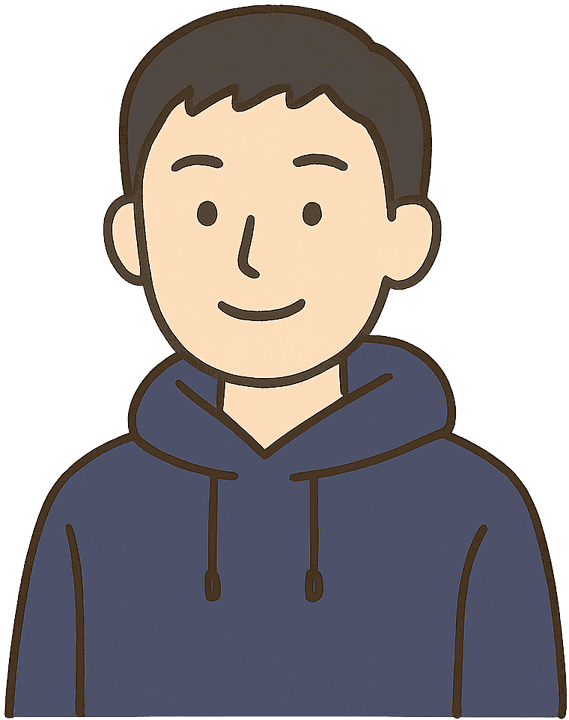
#> input picture sseol/assets/characters/민수/기본.png, 569 x 720 px
$ python -i make_short.py   (imports and definitions only)
#> lines starting #> are read from the running program, lines starting #| are printed output that depends on the picture
#!/usr/bin/env python3
"""썰 쇼츠 자동 제작 엔진

사용법:
    python3 sseol/make_short.py sseol/jobs/<작업이름>.json
    python3 sseol/make_short.py sseol/jobs/<작업이름>.json --test   # API 없이 시험 렌더

레퍼런스(커뮤니티 썰 쇼츠) 형식 — 자세한 수치는 sseol/REFERENCE.md
  검은 배경 · 맨 위 아주 두꺼운 2줄 제목(노랑/흰) · 가운데 사진(실제 사진 > 밈 > 실사풍 AI)
  · 그림 아래쪽 검은 상자 자막(노랑) · 0초부터 메인 원본 사진 (가운데 대형 키워드·게시판 인트로 없음)
  · 모든 컷 켄 번스(1.05~1.15배 서서히 확대) · 한 그림 2초 넘게 안 멈춤 (1.5초마다 교체)
  · 빠른 나레이션(쉼 0.15초 넘으면 0.1초로) · 웃음 포인트 효과음 · 배경음악 없음 · 구독 부탁 없이 끝

인트로 (영상 0초부터)
  첫 장면 images 에는 가장 자극적인 원본 사진을 넣는다 (0초 첫 프레임 = 원본 사진). 첫 장면 text 는 질문형·감정형 후킹 문장 1개.
  job "hook" 대형 키워드는 위 제목과 겹쳐서 2026-10-14 부터 화면에 안 나온다 (config "hook_overlay": true 면 다시 나옴)

그림 재탕 방지 (2026-10-14, 어기면 목소리 만들기 전에 멈춤)
  · 밈은 같은 파일을 영상당 1번만
  · 원본 사진 한 장은 구도마다 1번: "crop": "text"(사진 속 손글씨·쪽지·문서를 gpt-4o-mini 가 찾아 화면 비율로 확대)
    · "full"(흐린 배경 + 전체) · "fill"(꽉 채움). 안 적으면 안 쓴 구도를 이 순서로 자동으로 고른다
  · AI 그림(gpt-image-2)은 영상당 2장까지 (config "ai_max"). 그림 없는 장면은 gpt-4o-mini 가 대사를 보고
    실사 B-roll 설명을 써서 AI 1장으로 채운다 (이것도 2장에 들어감)
  · 그림이 모자라면 "images": ["prev"] — 앞 장면 그림을 이어 보여준다 (켄 번스로 구도만 바뀜)

장면 그림(images)은 여러 개 넣으면 장면 시간을 나눠 차례로 보여준다. 항목 형식 (위가 우선순위 높음):
  {"photo": "사진 주소 또는 sseol/photos/파일"}  1순위: 커뮤니티 원본 사진·뉴스 실물 사진
                                               (community.py read 가 본문 사진 주소를 보여준다)
      "ref": "원글 주소" (사진 서버가 원글 주소를 요구할 때, 없으면 job "source"), "fill": true 꽉 채워 자르기
  {"meme": "huh고양이"}                         2순위: sseol/assets/memes/ 에 사용자가 넣어 둔 밈 그림
                                               (파일이 없으면 햄찌 리액션으로 대신, "face" 로 표정)
  {"ai": "English prompt"}                     3순위: 실사풍 AI 사진 (동화풍·웹툰풍 아님)
  {"ira": "이라스토야 글 주소 또는 그림 주소"}   예전 방식 (일러스트라 기본으로는 안 씀, 영상 1편 20장까지)
  "board"                                      예전 게시판 클릭 화면 — 없앴음. 쓰면 다음 사진으로 대신한다
  {"char": "민수", "face": "화남"}              등장인물 표정 (sseol/assets/characters/index.json)
  {"news"|"sns"|"chat"|"map": {...}}           가짜 기사·SNS·문자·지도 화면 (sseol/templates.py)
  그림 항목이나 장면에 "fx": "zoom" 또는 ["shake", "lines"] — 밈 효과 (FX 참고)

움직이는 그림 (레퍼런스: 배경 위에 인물이 아래에서 쑥 올라오고 물건이 뿅 나타남)
  job "bgs": {"거실": {"ai": "Cozy Korean living room ..."}}  배경 (사람 없는 AI 그림, 이라스토야도 됨)
  그림 항목 {"bg": "거실", "char": "엄마", "face": "놀람"}   배경 위에 인물 (흰 바탕은 자동으로 지운다)
    "in": up(아래서 올라옴) down left right pop(뿅) fade none — 없으면 배경 있을 땐 up, 흰 바탕·keep 은 pop,
          앞 장면과 같은 인물·같은 자리면 다시 안 올라오고 표정만 바뀜
    "keep": true   앞 장면 그림 위에 쌓기 (냉장고 → 세탁기 → 청소기 하나씩)
    "pos": left·center·right 또는 0~1, "size": 높이 비율(배경 있을 때 기본 0.82), "y": bottom·middle·top 또는 0~1
    "bob": false   숨 쉬듯 흔들림 끄기, "still": true  움직임 없이 예전처럼 한 장
  {"bg": "거실"} 만 쓰면 빈 배경. 이라스토야·인물 그림은 배경이 없어도 흰 바탕에서 뿅 나타나고 살짝 움직인다.
  AI 그림은 gpt-image-2 — 따옴표 안 글자를 한글로 정확히 쓴다 (예: "a book whose cover says '한국사'")

대화형 썰 (여러 목소리)
  장면에 "speaker": "엄마" 를 쓰면 그 대사는 그 사람 목소리로 따로 만든다 (없으면 나레이션).
  job 의 "cast": {"엄마": {"voice": "여자", "color": "yellow", "char": "엄마"}}
    voice = config.json 의 voices 이름 (또는 일레븐랩스 목소리 ID), color = 자막 색, char = 표정 라이브러리 인물
  장면 "mood": 화남·억울·놀람·당황·웃음·슬픔·고민 → 자막 색, 목소리 감정(v3 태그), 인물 표정이 같이 바뀐다.
  자막 색 우선순위: 장면 color > mood > cast color > 나레이션 색(대화형은 흰색)
  job "sub_style": "plain" 이면 상자 없이 그림 아래 검은 바탕에 색 글자 (레퍼런스 대화형), 기본 "box".

API 키는 환경변수(ELEVENLABS_API_KEY, OPENAI_API_KEY)가 있으면 쓰고,
AI 그림·사진 글자 찾기·B-roll 설명은 제미나이로 한다 (gemini.py, GEMINI_API_KEY. 2026-10-23부터 OpenAI 안 씀).
없으면 클로드 코드 클라우드 환경의 "API credentials"가 자동으로 붙여준다고 보고 키 없이 요청한다.
"""
import base64
import hashlib
import io
import json
import math
import os
import re
import shutil
import subprocess
import sys
import urllib.request
import wave

import numpy as np
from PIL import Image, ImageDraw, ImageFilter, ImageFont

sys.path.insert(0, os.path.dirname(os.path.abspath(__file__)))
import gemini  # noqa: E402
import irasutoya  # noqa: E402
import templates  # noqa: E402
import upscale  # noqa: E402

ROOT = os.path.dirname(os.path.abspath(__file__))
W, H, FPS = 1080, 1920, 30
SR = 44100

# ── 레이아웃 (레퍼런스 측정값, 1080x1920 기준) ──────────────────
BG = (0, 0, 0)
TITLE_CENTERS = (268, 400)                  # 제목 두 줄 세로 중심
TITLE_MAX_W = 1040
IMG_TOP, IMG_H = 480, 960                   # 그림 영역 (가로 꽉 참)
SUB_CENTER_Y = 1362                         # 자막 상자 중심 (그림 아래쪽 안)
SUB_MAX_CHARS = 12                          # 자막 한 줄 최대 글자 수 (공백 제외)
SUB_PLAIN_Y = 1560                          # 상자 없는 자막 중심 (그림 아래 검은 바탕)
WHITE, YELLOW, RED = (255, 255, 255), (255, 236, 0), (255, 50, 40)
COLORS = {"white": WHITE, "yellow": YELLOW, "red": RED, "sky": (80, 200, 255), "blue": (90, 140, 255),
          "orange": (255, 150, 30), "green": (80, 230, 120), "pink": (255, 120, 190), "purple": (190, 130, 255),
          "gray": (190, 190, 190)}
# 감정: 자막 색 · 일레븐랩스 v3 감정 태그 · 표정 라이브러리 얼굴
MOODS = {
    "화남": ("red", "[angry]", "화남"),
    "억울": ("yellow", "[frustrated]", "억울"),
    "놀람": ("sky", "[surprised]", "놀람"),
    "당황": ("orange", "[nervous]", "당황"),
    "웃음": ("green", "[laughing]", "웃음"),
    "슬픔": ("blue", "[sad]", "억울"),
    "고민": ("purple", "[thoughtful]", "고민"),
}
NARRATOR = "나레이션"
# 밈 효과 (그림 항목 또는 장면의 "fx")
FX = {
    "zoom": "얼굴 쪽으로 빠르게 확대 (충격·깨달음)",
    "punch": "크게 튀어나왔다가 제자리 (등장·강조)",
    "shake": "화면 흔들림 (분노·충격)",
    "flash": "하얗게 번쩍 (반전 순간)",
    "lines": "만화 집중선 (놀람·강조)",
    "red": "빨간 화면 (분노)",
    "dark": "어두운 가장자리 (절망·공포)",
    "bw": "흑백 (회상·허무)",
}
CHAR_DIR = os.path.join(ROOT, "assets", "characters")
IRA_LIMIT = 20                              # 이라스토야 영상 1편 최대 장수

DEFAULT_CONFIG = {
    "voice_id": "",                     # 나레이션 목소리 (voices 에 "나레이션" 이 없을 때)
    "voices": {},                       # 대화형 썰 역할별 목소리 {"여자": {"voice_id": ..., "voice_settings": {...}}}
    "mood_tags": True,                  # mood 에 맞춰 v3 감정 태그를 붙인다
    "dialogue_gap": 0.1,                # 화자가 바뀔 때 사이 쉼 (배속 전, 쇼츠 템포로 짧게)
    "tts_model": "eleven_v3",           # 가장 자연스러운 최신 모델 (사용자 선택)
    "voice_settings": {"stability": 0.5, "similarity_boost": 0.8},
    "tempo": 1.25,                      # 배속 (목소리 높이는 그대로, 말만 빠르게)
    "max_pause": 0.15,                  # 배속 뒤 이보다 긴 쉼은 줄인다 (0.2초 넘는 빈틈이 없게)
    "pause_to": 0.1,
    "image_model": "gpt-image-2",       # 한글 글자를 정확히 쓴다 (gpt-image-1 은 책에 영어를 써 넣었음)
    "image_quality": "low",
    # 실사풍 (사용자 요청: 동화풍·웹툰풍 그림 금지). 실제 사진이 없을 때만 쓴다
    "image_style": (
        "Photorealistic candid photo, as if taken on a smartphone in Korea, natural lighting, realistic textures, "
        "news-photo or community-post feel, dramatic but believable moment, sharp focus on the main subject. "
        "Not an illustration, not a cartoon, not anime, not a painting, not 3D render. "
        "No real, identifiable people or celebrities (faces may be partly turned away or out of focus); "
        "no logos, no watermark."
    ),
    "bg_style": (                       # 배경 사진 (사람 없음)
        "Photorealistic wide photo of a real place in Korea, natural lighting, empty scene with no people, "
        "nothing in the center foreground, not an illustration, no logos, no watermark."
    ),
    "hook_sfx": "shock",                # 0초 후킹 키워드가 꽂힐 때 효과음 (첫 장면에 sfx 가 없을 때, "" 이면 없음)
    # 2026-10-14 사용자 요청: 위 제목과 겹치는 가운데 대형 키워드는 없앤다 → 0초부터 원본 사진이 그대로 보인다
    "hook_overlay": False,
    # 그림 재탕 방지 (2026-10-14): 밈은 영상당 1번, 원본 사진은 구도(글자 확대·전체·꽉 채움)마다 1번, AI 는 영상당 ai_max 장
    "ai_max": 2,
    "vision_model": "gpt-4o-mini",      # 사진 속 손글씨·쪽지·문서 글자 위치 찾기 → 그 부분을 화면 비율로 확대
    "broll_model": "gpt-4o-mini",       # 그림이 없는 장면의 대사 → 실사 B-roll 그림 설명(영어) 쓰기
    "kb_zoom": [1.05, 1.15],            # 켄 번스: 컷마다 이 범위 안에서 서서히 확대 (밈·짤)
    "real_zoom": [1.0, 1.08],           # 원본 사진·AI 실사: 보이는 동안 끊지 않고 1.0 → 1.08배로 아주 서서히 (2026-10-14)
    "max_hold": 2.0,                    # 한 그림이 이보다 오래 멈춰 있지 않게
    "cut_step": 1.5,                    # 긴 문장은 이 간격으로 그림(또는 구도)을 바꾼다
    # 글자 규칙: 따옴표로 준 글자만 한글로 정확히, 나머지는 글자 없음 (영어·일본어 글자 금지)
    "text_rule": (
        "Text rule: if the prompt quotes words, write exactly those words in Korean Hangul and nothing else. "
        "Otherwise draw no text at all. Never draw English, Japanese or any other letters, numbers or signs."
    ),
    "sfx_db": -10,                      # 효과음 크기 (목소리 평균 크기보다 이만큼 작게)
    "bgm": False,                       # 배경음악 (사용자 요청으로 기본 끔)
    "bgm_gap_db": 9,                    # 배경음악을 켤 때 목소리보다 이만큼 작게
    "loudness": -14,
}

FONT_SOURCES = {
    "black": [("Pretendard-Black.otf",
               "https://cdn.jsdelivr.net/npm/pretendard@1.3.9/dist/public/static/Pretendard-Black.otf")],
    "bold": [("Pretendard-ExtraBold.otf",
              "https://cdn.jsdelivr.net/npm/pretendard@1.3.9/dist/public/static/Pretendard-ExtraBold.otf")],
    "regular": [("Pretendard-Medium.otf",
                 "https://cdn.jsdelivr.net/npm/pretendard@1.3.9/dist/public/static/Pretendard-Medium.otf")],
}


def log(*a):
    print("▶", *a, flush=True)


# [29 lines left out: functions load_config, http_json, font_path, not called in this run]


# ── 나레이션 ────────────────────────────────────────────
# 고유어 수사로 읽는 단위 (일레븐랩스가 "9시간"을 "구 시간", "11시"를 "십일 시"로 읽어서 2026-10-22 사용자 요청)
NATIVE_UNITS = "시간|시|척|마리|살|명|개|번|달|가지|군데|대"
NATIVE_ONES = ["", "한", "두", "세", "네", "다섯", "여섯", "일곱", "여덟", "아홉"]
NATIVE_TENS = ["", "열", "스물", "서른", "마흔", "쉰", "예순", "일흔", "여든", "아흔"]


# [151 lines left out: functions native_num, speakable, tts_elevenlabs, mp3_to_array, shorten_pauses, speed_up and 3 more, not called in this run]


VISION_GRID = 6
VISION_ASK = (
    "The photo has a red 6x6 grid; rows A-F top to bottom, columns 1-6 left to right, labels in yellow. "
    "Is there handwriting, a paper note, a sign, a document or a screen with readable text that is an important "
    'subject of the photo? Answer JSON only: {"text": true or false, "cells": ["D3", ...]} '
    "listing every cell that contains part of that text area.")


# [49 lines left out: functions text_box, text_crop, not called in this run]


BROLL_ASK = (
    "You write image prompts for B-roll in a Korean YouTube Short. Narration line (Korean): {line}\n"
    "Story context: {ctx}\n"
    "Write ONE short English prompt (max 40 words) for a photorealistic smartphone photo that shows this line "
    "literally, set in Korea. No identifiable faces (people may be seen from behind or only hands). "
    "If a sign or banner must be readable, quote its exact Korean words in single quotes; otherwise no text. "
    'Answer JSON: {{"prompt": "..."}}')


# [37 lines left out: functions broll_prompt, fetch_irasutoya, fit_into, not called in this run]


def cover(img, w, h):
    s = max(w / img.width, h / img.height)
    im = img.convert("RGB").resize((math.ceil(img.width * s), math.ceil(img.height * s)), Image.LANCZOS)
    x, y = (im.width - w) // 2, (im.height - h) // 2
    return im.crop((x, y, x + w, y + h))


# [25 lines left out: functions cut_white, ease_out, not called in this run]


IN_TIME = 0.32                                     # 등장 움직임 길이 (초)
POS_X = {"left": 0.27, "center": 0.5, "right": 0.73}


# [46 lines left out: functions stage_frame, placeholder_image, not called in this run]


# ── 소리 (직접 합성) ─────────────────────────────────────
def _env(n, a=0.005, decay=8.0):
    t = np.arange(n) / SR
    return np.minimum(1, t / a) * np.exp(-t * decay)


# [133 lines left out: functions sfx, load_sfx, pluck, make_bgm, load_bgm, fit_font and 1 more, not called in this run]


# 자막을 끊을 때 이 낱말 뒤에서 끊으면 어색하다 (뒷말을 꾸미는 말)
SUB_GLUE_AFTER = {"안", "못", "더", "덜", "이런", "그런", "저런", "이", "그", "저", "너무", "아주", "좀", "잘", "다",
                  "또", "꼭", "제일", "가장", "제대로", "오히려", "진짜", "정말", "한", "두", "세", "네", "몇",
                  "무슨", "어느", "어떤", "모든", "웬", "새", "헌", "그냥", "막", "딱", "확", "왜", "어떻게"}
# 이 낱말 앞에서 끊으면 어색하다 (앞말에 붙는 말: 고칠 수도, 빼는 건, 줘야 한다고)
#  매인 이름씨(수·것·거…)는 낱말 전체이거나 뒤에 토씨만 붙었을 때만 (건너온·거대한·게임처럼 그냥 시작이 같은 낱말은 아님)
SUB_GLUE_BEFORE = ("수", "것", "거", "건", "게", "걸", "때문", "줄", "뿐", "듯", "척", "채", "만큼", "적")
SUB_PARTICLE = ("", "이", "가", "은", "는", "을", "를", "도", "만", "에", "에서", "엔", "임", "야", "이야", "였", "이었",
                "인", "인데", "일", "으로", "로", "밖에", "처럼", "까지", "이다", "이라", "라", "였음", "이었음", "있", "없")
#  도움 풀이씨(한다·싶다·보니…)는 앞말이 -아/-어/-고/-게/-지 로 끝날 때만 (먹고 싶음, 해 보니, 줘야 한다고)
SUB_GLUE_AUX = ("한다", "하는", "했", "해", "할", "된다", "되는", "됐", "될", "싶", "보니", "봤", "본", "놓", "버")
SUB_AUX_PREV = ("아", "어", "여", "야", "워", "와", "고", "게", "지", "해", "줘", "봐", "놔", "둬", "서")
# 이어 주는 끝 (먹고 / 와서 / 했더니) — 여기서 끊으면 자연스럽다. 단, 뒷말이 꾸미는 말이면 한 덩어리 (배 타고 건너온)
SUB_CONNECT = ("고", "서", "면", "니", "는데", "은데", "더니", "니까", "지만", "려고", "다가")

# 이렇게 끝나는 낱말은 뒷말을 꾸민다 (많다는 이유, 외우던 데, 있었던 거)
SUB_GLUE_MODIFIER = ("다는", "라는", "하는", "되는", "있는", "없는", "던", "려는")
# 꾸밈을 받는 말 (알린 날짜, 배울 때, 많다는 이유) — 이 앞에서 끊으면 어색하다
SUB_GLUE_NOUN = ("이유", "사실", "날", "데", "때", "생각", "이야기", "얘기")


# [134 lines left out: functions adnominal, chunk_text, rgb, make_sub, load_characters, static_fx, not called in this run]


_VIGNETTE = {}


_LINES = {}


# [17 lines left out: function speed_lines, not called in this run]


# ── 실제 사진 · 밈 ──────────────────────────────────────────
PHOTO_DIR = os.path.join(ROOT, "photos")           # 사용자가 직접 넣는 사진 (뉴스 캡처 등)
MEME_DIR = os.path.join(ROOT, "assets", "memes")    # 사용자가 직접 넣는 밈 그림
MEME_EXT = (".png", ".jpg", ".jpeg", ".webp", ".gif")
PHOTO_UA = ("Mozilla/5.0 (Windows NT 10.0; Win64; x64) AppleWebKit/537.36 "
            "(KHTML, like Gecko) Chrome/124.0 Safari/537.36")


# [32 lines left out: functions fetch_photo, find_meme, not called in this run]


def blur_fill(img, w, h):
    """세로·가로 비율이 다른 사진: 흐린 확대 배경 위에 사진 전체를 얹는다 (쇼츠에서 흔한 방식)"""
    img = img.convert("RGB")
    back = cover(img, w // 4, h // 4).filter(ImageFilter.GaussianBlur(6)).resize((w, h), Image.BILINEAR)
    back = Image.blend(back, Image.new("RGB", (w, h), (0, 0, 0)), 0.35)
    s = min(w / img.width, h / img.height)
    im = img.resize((max(1, int(img.width * s)), max(1, int(img.height * s))), Image.LANCZOS)
    back.paste(im, ((w - im.width) // 2, (h - im.height) // 2))
    return back


def place_photo(img, fill=None):
    """사진을 그림 영역에: 비율이 비슷하면 꽉 채우고(살짝 잘림), 많이 다르면 흐린 배경 + 전체"""
    r = (img.width / img.height) / (W / IMG_H)
    if fill or (fill is None and 0.8 <= r <= 1.35):
        return cover(img, W, IMG_H)
    return blur_fill(img, W, IMG_H)


# ── 0초 후킹 키워드 ──────────────────────────────────────────
# [52 lines left out: functions make_hook, kb_preset, kb_box, not called in this run]


# ── 대본 점검 (목소리 만들기 전에) ─────────────────────────────
NEWS_TONE = re.compile(r"(했음|였음|었음|았음|있음|없음|됐음|함|됨|임|거임|"          # 음슴체·보고서체
                       r"[했였었았혔졌렸쳤]다|한다|된다|이다|밝혔|전했|설명했)$")
NEWS_TONE_OK = {"처음", "마음", "다음", "얼음", "웃음", "울음", "기쁨", "슬픔", "느낌", "조금", "지금", "요즘", "다짐",
                "게임", "모임", "고함", "한마디임"}
SCENE_MAX = 16          # 장면 문장 공백 제외 글자 (예전 평균 약 17자 → 20% 짧게 = 14자 안팎)
HOOK_MAX = 24           # 첫 문장 공백 제외 글자 (1.25배속 약 7글자/초 → 3초 안팎)


# [22 lines left out: function lint_script, not called in this run]


PHOTO_CROPS = ("text", "full", "fill")       # 원본 사진 한 장을 쓸 수 있는 구도 (글자 확대 · 흐린 배경+전체 · 꽉 채움)


def needs_broll(s, cast):
    """그림이 없고 표정 인물도 없는 장면 → 엔진이 실사 B-roll 을 만든다"""
    return not s.get("images") and not ((cast.get(s.get("speaker") or NARRATOR) or {}).get("char"))


# [603 lines left out: functions lint_pictures, main, not called in this run]


# [2 lines not run here, left out]

>>> from PIL import Image
>>> picture = Image.open('assets/characters/민수/기본.png')
#> picture is the input picture: PIL image 569x720 P; mean R, G, B, A 76.7, 71.8, 72.8, 165
>>> result = place_photo(picture)
#> in blur_fill, `img = img.convert("RGB")`:
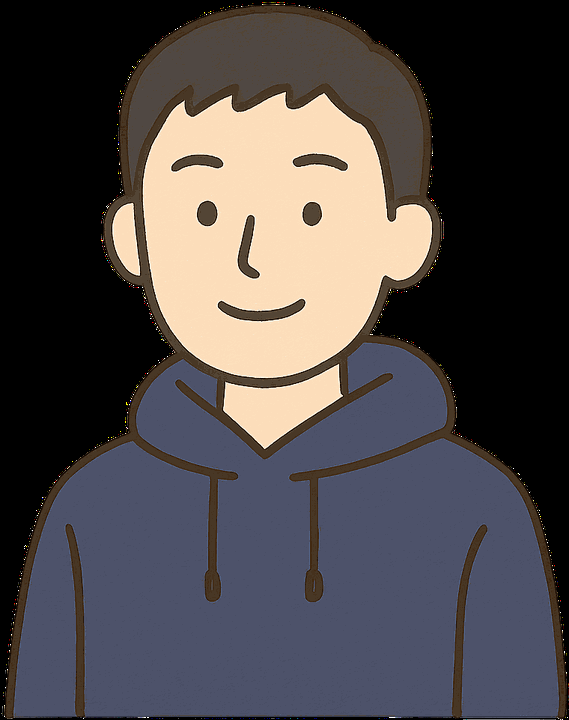
#> img: PIL image 569x720 RGB; mean R, G, B 76.7, 71.8, 72.8
#> in cover, `return im.crop((x, y, x + w, y + h))`:
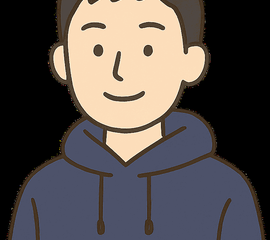
#> returned value: PIL image 270x240 RGB; mean R, G, B 86.8, 80.2, 78.2
#> in blur_fill, `back = cover(img, w // 4, h // 4).filter(ImageFilter.GaussianBlur(6))...`:
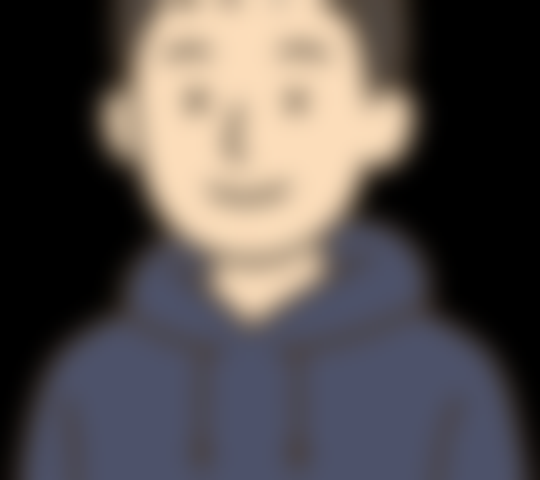
#> back: PIL image 1080x960 RGB (shown at 1/2 size); mean R, G, B 86.8, 80.1, 78.2
#> in blur_fill, `back = Image.blend(back, Image.new("RGB", (w, h), (0, 0, 0)), 0.35)`:
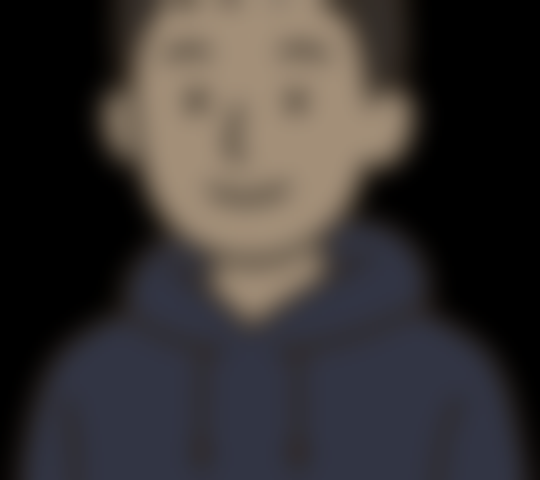
#> back: PIL image 1080x960 RGB (shown at 1/2 size); mean R, G, B 56.1, 51.8, 50.4
#> in blur_fill, `back.paste(im, ((w - im.width) // 2, (h - im.height) // 2))`:
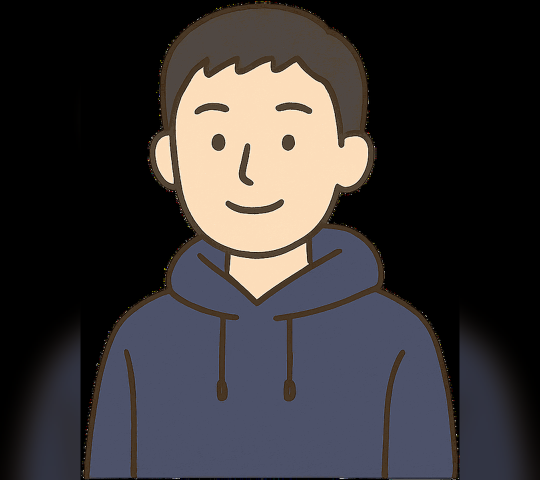
#> back: PIL image 1080x960 RGB (shown at 1/2 size); mean R, G, B 56.7, 53.2, 54.5
